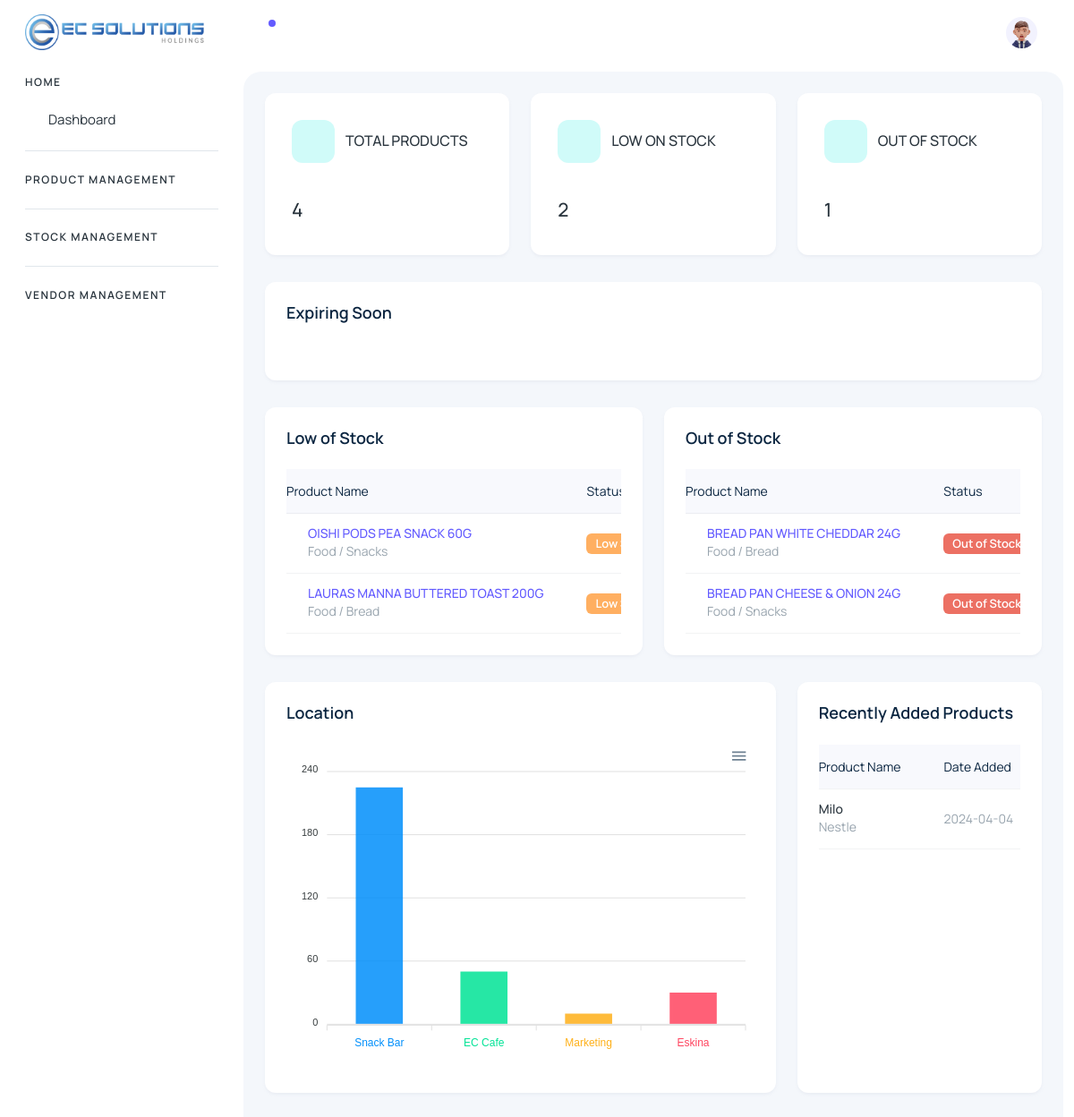
/ (signed in), run on the app's committed database.
### tables this page shows
CREATE TABLE `product` (
  `product_id` int(11) NOT NULL,
  `product_name` varchar(255) DEFAULT NULL,
  `product_description` varchar(255) DEFAULT NULL,
  `brand_id` int(11) DEFAULT NULL,
  `category_id` int(11) DEFAULT NULL,
  `status_id` int(11) DEFAULT NULL,
  `product_sku` varchar(255) DEFAULT NULL,
  `product_pp` int(11) DEFAULT NULL,
  `product_sp` int(11) DEFAULT NULL,
  `product_min` int(11) DEFAULT NULL,
  `product_max` int(11) DEFAULT NULL,
  `unit_id` int(11) DEFAULT NULL,
  `tax_id` int(11) DEFAULT NULL,
  `expiry_notice` int(11) DEFAULT NULL,
  `created_at` timestamp NULL DEFAULT current_timestamp(),
  `updated_at` timestamp NULL DEFAULT NULL ON UPDATE current_timestamp()
);

CREATE TABLE `category` (
  `category_id` int(11) NOT NULL,
  `parent_category_id` int(11) DEFAULT NULL,
  `category_name` varchar(255) DEFAULT NULL,
  `category_prefix` varchar(255) DEFAULT NULL
);

### admin/process/function.php (called while the page is built, shortened)
<?php
    function userHasPermission ($pdo, $userId, $permissionName){
        try {
        $sql = "SELECT
        a.permission_name
        FROM permissions a
        JOIN role_permissions b ON b.permission_id = a.id
        JOIN roles c ON c.id = b.role_id
        JOIN users d ON d.role_id = c.id
        WHERE d.id = :user_id AND a.permission_name = :permission_name";
        $stmt = $pdo->prepare($sql);
        $stmt->execute(['user_id'=> $userId, 'permission_name'=>$permissionName]);
        return $stmt->fetch() !==false;
        }catch(PDOException $e){
            echo "Error: " . $e->getMessage();
            return array();
        }
    }
    function getCount_TotalProduct($pdo) {
        try {
            $query = "SELECT COUNT(*) AS total_products FROM product";
            $stmt = $pdo->prepare($query);
            $stmt->execute();
            $result = $stmt->fetch(PDO::FETCH_ASSOC);
            return $result['total_products'];
        } catch (PDOException $e) {
            echo "Error: " . $e->getMessage();
            return 0;
        }
    }
    function getCount_OutofStock($pdo){
        try {
            $query = "SELECT COUNT(*) AS count
            FROM
                product p
            LEFT JOIN
                item i ON p.product_sku = i.product_sku
            GROUP BY
                p.product_id
            HAVING COALESCE(SUM(i.item_qty), 0) = 0";
            $stmt = $pdo->prepare($query);
            $stmt->execute();
            $result = $stmt->fetch(PDO::FETCH_ASSOC);
            return $result['count'];
        }catch(PDOException $e){
            echo "Error: " . $e->getMessage();
            return array();
        }
    }
    function getCount_LowofStock($pdo) {
        try {
            $query = "SELECT COUNT(*) AS count
                      FROM (
                          SELECT
                              p.product_id
                          FROM
                              product p
                          LEFT JOIN
                              item i ON p.product_sku = i.product_sku
                          GROUP BY
                              p.product_id, p.product_min
                          HAVING
                              COALESCE(SUM(i.item_qty), 0) < p.product_min
                              AND COALESCE(SUM(i.item_qty), 0) > 0
                      ) AS subquery";
            $stmt = $pdo->prepare($query);
            $stmt->execute();
            $result = $stmt->fetch(PDO::FETCH_ASSOC);
            return $result['count'];
        } catch (PDOException $e) {
            echo "Error: " . $e->getMessage();
            return 0;
        }
    }
    function getLowofStock($pdo){
        try {
            $query = "SELECT
                p.product_id,
                p.product_name,
                p.product_description,
                p.product_sku,
                p.product_min,
                c.category_name,
                pc.category_name AS parent_category_name,
                COALESCE(SUM(i.item_qty), 0) AS total_stock_qty
            FROM
                product p
            LEFT JOIN
                item i ON p.product_sku = i.product_sku
            LEFT JOIN
                category c ON p.category_id = c.category_id
            LEFT JOIN
                category pc ON c.parent_category_id = pc.category_id
            GROUP BY
                p.product_id,
                p.product_name,
                p.product_description,
                p.product_sku,
                p.product_min,
                c.category_name,
                pc.category_name
            HAVING
                total_stock_qty < p.product_min AND total_stock_qty > 0";
            $stmt = $pdo->prepare($query);
            $stmt ->execute();
            $lowStock = $stmt ->fetchAll(PDO::FETCH_ASSOC);
            return $lowStock;
        }catch(PDOException $e){
            echo "Error: " . $e->getMessage();
            return array();
        }
    }
    function getOutofStock($pdo){
        try {
            $query = "SELECT
                p.product_id,
                p.product_sku,
                p.product_name,
                p.product_description,
                c.category_name,
                pc.category_name AS parent_category_name,
                COALESCE(SUM(i.item_qty), 0) AS qty
            FROM
                product p
            LEFT JOIN
                item i ON p.product_sku = i.product_sku
            LEFT JOIN
                category c ON p.category_id = c.category_id
            LEFT JOIN
                category pc ON c.parent_category_id = pc.category_id
            GROUP BY
                p.product_id,
                p.product_name,
                p.product_description,
                p.product_sku,
                p.product_min,
                c.category_name,
                pc.category_name
            HAVING qty = 0";
            $stmt = $pdo->prepare($query);
            $stmt ->execute();
            $outOfStock = $stmt ->fetchAll(PDO::FETCH_ASSOC);
            return $outOfStock;
        }catch(PDOException $e){
            echo "Error: " . $e->getMessage();
            return array();
        }
    }
?>

### index.php (called while the page is built)
<?php
  require_once 'config.php';
  require_once 'admin/process/function.php';
  include("header.php");
?>
<?php
 include("route.php");
?>
<?php
 include("footer.php");
?>

### admin/views/dashboard/dashboard.php (the view, shortened to what this page needs)
<?php
 $totalProduct_Count = getCount_TotalProduct($pdo);
 $outstock_Count = getCount_OutofStock($pdo);
 $lowstock_Count = getCount_LowofStock($pdo);
 $outOfStockList = getOutofStock($pdo);
 $lowStockList = getLowofStock($pdo);
?>
<?php if(userHasPermission($pdo, $_SESSION["user_id"], 'manage_dashboard')){?>
<div class="body-wrapper-inner">
    <div class="container-fluid">
        <div class="row">
            <div class="col-lg-4">
                <div class="card">
                    <div class="card-body">
                      <div class="d-flex align-items-center gap-6 mb-4 pb-3">
                        <span
                          class="round-48 d-flex align-items-center justify-content-center rounded bg-secondary-subtle">
                        </span>
                        <h6 class="mb-0 fs-4 text-uppercase">total products</h6>
                      </div>
                      <div class="row">
                        <div class="col-12">
                          <h4><?php echo $totalProduct_Count = !empty($totalProduct_Count) ? $totalProduct_Count : 0; ?></h4>
                        </div>
                      </div>
                    </div>
                  </div>
            </div>
            <div class="col-lg-4">
                <div class="card">
                    <div class="card-body">
                      <div class="d-flex align-items-center gap-6 mb-4 pb-3">
                        <span
                          class="round-48 d-flex align-items-center justify-content-center rounded bg-secondary-subtle">
                        </span>
                        <h6 class="mb-0 fs-4 text-uppercase">low on stock</h6>
                      </div>
                      <div class="row">
                        <div class="col-12">
                          <h4><?php echo $lowstock_Count = !empty($lowstock_Count) ? $lowstock_Count : 0; ?></h4>
                        </div>
                      </div>
                    </div>
                  </div>
            </div>
            <div class="col-lg-4">
                <div class="card">
                    <div class="card-body">
                      <div class="d-flex align-items-center gap-6 mb-4 pb-3">
                        <span
                          class="round-48 d-flex align-items-center justify-content-center rounded bg-secondary-subtle">
                        </span>
                        <h6 class="mb-0 fs-4 text-uppercase">out of stock</h6>
                      </div>
                      <div class="row">
                        <div class="col-12">
                          <h4><?php echo $outstock_Count = !empty($outstock_Count) ? $outstock_Count : 0; ?></h4>
                        </div>
                      </div>
                    </div>
                  </div>
            </div>
        </div>
        <div class="row">
            <div class="col-lg-12 d-flex align-items-stretch">
              <div class="card w-100">
                <div class="card-body p-4">
                  <h5 class="card-title fw-semibold mb-4">Expiring Soon</h5>
                  <div class="table-responsive" data-simplebar>
                  </div>
                </div>
              </div>
            </div>
            <div class="col-lg-6 d-flex align-items-stretch">
              <div class="card w-100">
              <div class="card-body p-4">
                  <h5 class="card-title fw-semibold mb-4">Low of Stock</h5>
                  <div class="table-responsive" data-simplebar>
                    <table class="table text-nowrap align-middle table-custom mb-0" id="lowstockTable" class="display" style="width:100%">
                      <thead>
                        <tr>
                          <th scope="col" class="text-dark fw-normal ps-0">Product Name
                          </th>
                          <th scope="col" class="text-dark fw-normal">Status</th>
                        </tr>
                      </thead>
                      <tbody>
                        <?php foreach ($lowStockList as $row): ?>
                            <tr onclick="location.href='index.php?route=view-product&amp;product=<?php echo $row['product_id']?>'" style="cursor: pointer;">
                                <td>
                                <div class="d-flex align-items-center gap-6">
                                  <div>
                                    <h6 class="mb-0 text-primary"><?php echo htmlspecialchars($row['product_name']); ?></h6>
                                    <span><?php echo htmlspecialchars($row['parent_category_name']).' / '. htmlspecialchars($row['category_name'])?></span>
                                  </div>
                                </div>
                                </td>
                                <td><span class="badge text-white" style="background-color: #FFAF61;">Low Stock</span></td>
                            </tr>
                        <?php endforeach; ?>
                      </tbody>
                    </table>
                  </div>
                </div>
              </div>
            </div>
            <div class="col-lg-6 d-flex align-items-stretch">
              <div class="card w-100">
                <div class="card-body p-4">
                  <h5 class="card-title fw-semibold mb-4">Out of Stock</h5>
                  <div class="table-responsive" data-simplebar>
                    <table class="table text-nowrap align-middle table-custom mb-0" id="outstockTable" class="display" style="width:100%">
                      <thead>
                        <tr>
                          <th scope="col" class="text-dark fw-normal ps-0">Product Name
                          </th>
                          <th scope="col" class="text-dark fw-normal">Status</th>
                        </tr>
                      </thead>
                      <tbody>
                        <?php foreach ($outOfStockList as $row): ?>
                            <tr onclick="location.href='index.php?route=view-product&amp;product=<?php echo $row['product_id']?>'" style="cursor: pointer;">
                                <td>
                                <div class="d-flex align-items-center gap-6">
                                  <div>
                                    <h6 class="mb-0 text-primary"><?php echo htmlspecialchars($row['product_name']); ?></h6>
                                    <span><?php echo htmlspecialchars($row['parent_category_name']).' / '. htmlspecialchars($row['category_name'])?></span>
                                  </div>
                                </div>
                                </td>
                                <td><span class="badge text-white" style="background-color: #EC7063;">Out of Stock</span></td>
                            </tr>
                        <?php endforeach; ?>
                      </tbody>
                    </table>
                  </div>
                </div>
              </div>
            </div>
          </div>
          <div class="row">
            <div class="col-lg-8 d-flex align-items-stretch">
                <div class="card w-100">
                    <div class="card-body p-4">
                    <h5 class="card-title fw-semibold mb-4">Location</h5>
                        <div class="table-responsive" data-simplebar>
                            <div id="chart"></div>
                        </div>
                    </div>
                </div>
            </div>
            <div class="col-lg-4 d-flex align-items-stretch">
              <div class="card w-100">
                <div class="card-body p-4">
                  <h5 class="card-title fw-semibold mb-4">Recently Added Products</h5>
                  <div class="table-responsive" data-simplebar>
                    <table class="table text-nowrap align-middle table-custom mb-0">
                      <thead>
                        <tr>
                          <th scope="col" class="text-dark fw-normal ps-0">Product Name
                          </th>
                          <th scope="col" class="text-dark fw-normal">Date Added</th>
                        </tr>
                      </thead>
                      <tbody>
                        <tr>
                          <td class="ps-0">
                            <div class="d-flex align-items-center gap-6">
                              <div>
                                <h6 class="mb-0">Milo</h6>
                                <span>Nestle</span>
                              </div>
                            </div>
                          </td>
                          <td>
                            2024-04-04
                          </td>
                        </tr>
                      </tbody>
                    </table>
                  </div>
                </div>
              </div>
            </div>
          </div>
    </div>
</div>
<?php }
?>

### assets/css/table.css (style rules this page uses)
.table thead th { background: #f8f9fd; color: #060606; }

### data on the page
product: product_name "OISHI PODS PEA SNACK 60G", category.category_name "Food", category.category_name "Snacks"
product: product_name "LAURAS MANNA BUTTERED TOAST 200G", category.category_name "Food", category.category_name "Bread"
product: product_name "BREAD PAN WHITE CHEDDAR 24G", category.category_name "Food", category.category_name "Bread"
product: product_name "BREAD PAN CHEESE & ONION 24G", category.category_name "Food", category.category_name "Snacks"

### other printed values
$lowstock_Count = !empty($lowstock_Count) ? $lowstock_Count : 0 "2"
$outstock_Count = !empty($outstock_Count) ? $outstock_Count : 0 "1"
